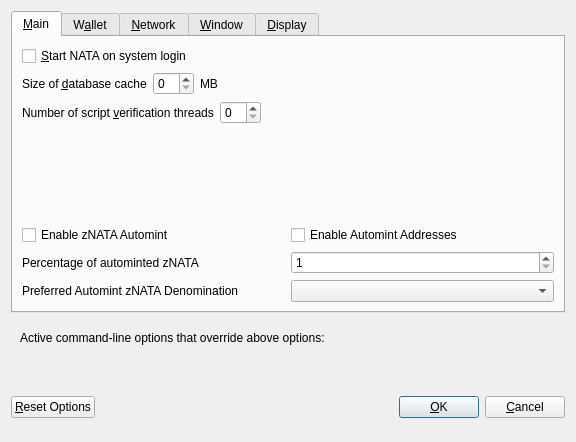
<?xml version="1.0" encoding="UTF-8"?>
<ui version="4.0">
 <class>OptionsDialog</class>
 <widget class="QDialog" name="OptionsDialog">
  <property name="geometry">
   <rect>
    <x>0</x>
    <y>0</y>
    <width>576</width>
    <height>442</height>
   </rect>
  </property>
  <property name="windowTitle">
   <string>Options</string>
  </property>
  <property name="modal">
   <bool>true</bool>
  </property>
  <layout class="QVBoxLayout" name="verticalLayout">
   <item>
    <widget class="QTabWidget" name="tabWidget">
     <property name="currentIndex">
      <number>0</number>
     </property>
     <widget class="QWidget" name="tabMain">
      <attribute name="title">
       <string>&amp;Main</string>
      </attribute>
      <layout class="QVBoxLayout" name="verticalLayout_Main">
       <item>
        <widget class="QCheckBox" name="bitcoinAtStartup">
         <property name="toolTip">
          <string>Automatically start NATA after logging in to the system.</string>
         </property>
         <property name="text">
          <string>&amp;Start NATA on system login</string>
         </property>
        </widget>
       </item>
       <item>
        <layout class="QHBoxLayout" name="horizontalLayout_2_Main">
         <item>
          <widget class="QLabel" name="databaseCacheLabel">
           <property name="text">
            <string>Size of &amp;database cache</string>
           </property>
           <property name="textFormat">
            <enum>Qt::PlainText</enum>
           </property>
           <property name="buddy">
            <cstring>databaseCache</cstring>
           </property>
          </widget>
         </item>
         <item>
          <widget class="QSpinBox" name="databaseCache"/>
         </item>
         <item>
          <widget class="QLabel" name="databaseCacheUnitLabel">
           <property name="text">
            <string>MB</string>
           </property>
           <property name="textFormat">
            <enum>Qt::PlainText</enum>
           </property>
          </widget>
         </item>
         <item>
          <spacer name="horizontalSpacer_2_Main">
           <property name="orientation">
            <enum>Qt::Horizontal</enum>
           </property>
           <property name="sizeHint" stdset="0">
            <size>
             <width>40</width>
             <height>20</height>
            </size>
           </property>
          </spacer>
         </item>
        </layout>
       </item>
       <item>
        <layout class="QHBoxLayout" name="horizontalLayout_3_Main">
         <item>
          <widget class="QLabel" name="threadsScriptVerifLabel">
           <property name="text">
            <string>Number of script &amp;verification threads</string>
           </property>
           <property name="textFormat">
            <enum>Qt::PlainText</enum>
           </property>
           <property name="buddy">
            <cstring>threadsScriptVerif</cstring>
           </property>
          </widget>
         </item>
         <item>
          <widget class="QSpinBox" name="threadsScriptVerif">
           <property name="toolTip">
            <string>(0 = auto, &lt;0 = leave that many cores free)</string>
           </property>
          </widget>
         </item>
         <item>
          <spacer name="horizontalSpacer_3_Main">
           <property name="orientation">
            <enum>Qt::Horizontal</enum>
           </property>
           <property name="sizeHint" stdset="0">
            <size>
             <width>40</width>
             <height>20</height>
            </size>
           </property>
          </spacer>
         </item>
        </layout>
       </item>
       <item>
        <spacer name="verticalSpacer_2">
         <property name="orientation">
          <enum>Qt::Vertical</enum>
         </property>
         <property name="sizeHint" stdset="0">
          <size>
           <width>20</width>
           <height>40</height>
          </size>
         </property>
        </spacer>
       </item>
       <item>
        <widget class="QWidget" name="verticalZnataOptionsWidget" native="true">
         <layout class="QVBoxLayout" name="verticalZnataOptionsLayout">
          <property name="margin">
           <number>0</number>
          </property>
          <item>
           <layout class="QHBoxLayout" name="horizontalAutomintingLayout">
            <item>
             <widget class="QCheckBox" name="checkBoxZeromintEnable">
              <property name="toolTip">
               <string>Enable automatic minting of NATA units to zNATA</string>
              </property>
              <property name="layoutDirection">
               <enum>Qt::LeftToRight</enum>
              </property>
              <property name="text">
               <string>Enable zNATA Automint</string>
              </property>
             </widget>
            </item>
            <item>
             <widget class="QCheckBox" name="checkBoxZeromintAddresses">
              <property name="toolTip">
               <string>Enable automatic zNATA minting from specific addresses</string>
              </property>
              <property name="layoutDirection">
               <enum>Qt::LeftToRight</enum>
              </property>
              <property name="text">
               <string>Enable Automint Addresses</string>
              </property>
             </widget>
            </item>
           </layout>
          </item>
          <item>
           <layout class="QHBoxLayout" name="horizontalZmintPercentageLayout">
            <item>
             <widget class="QLabel" name="percentage_label">
              <property name="toolTip">
               <string>Percentage of incoming NATA which get automatically converted to zNATA via Zerocoin Protocol (min: 10%)</string>
              </property>
              <property name="text">
               <string>Percentage of autominted zNATA</string>
              </property>
             </widget>
            </item>
            <item>
             <widget class="QSpinBox" name="zeromintPercentage">
              <property name="minimum">
               <number>1</number>
              </property>
              <property name="maximum">
               <number>100</number>
              </property>
             </widget>
            </item>
           </layout>
          </item>
          <item>
           <layout class="QHBoxLayout" name="horizontalLayout" stretch="0,0">
            <property name="sizeConstraint">
             <enum>QLayout::SetFixedSize</enum>
            </property>
            <item>
             <widget class="QLabel" name="labelPreferredDenom">
              <property name="maximumSize">
               <size>
                <width>16777215</width>
                <height>16777215</height>
               </size>
              </property>
              <property name="toolTip">
               <string>Wait with automatic conversion to Zerocoin until enough NATA for this denomination is available</string>
              </property>
              <property name="text">
               <string>Preferred Automint zNATA Denomination</string>
              </property>
             </widget>
            </item>
            <item>
             <widget class="QComboBox" name="preferredDenom">
              <property name="maximumSize">
               <size>
                <width>16777215</width>
                <height>27</height>
               </size>
              </property>
              <property name="toolTip">
               <string>Wait with automatic conversion to Zerocoin until enough NATA for this denomination is available</string>
              </property>
              <property name="maxVisibleItems">
               <number>9</number>
              </property>
              <property name="maxCount">
               <number>9</number>
              </property>
             </widget>
            </item>
           </layout>
          </item>
         </layout>
        </widget>
       </item>
      </layout>
     </widget>
     <widget class="QWidget" name="tabWallet">
      <attribute name="title">
       <string>W&amp;allet</string>
      </attribute>
      <layout class="QVBoxLayout" name="verticalLayout_Wallet">
       <item>
        <layout class="QHBoxLayout" name="horizontalLayout_2_Wallet">
         <item>
          <widget class="QLabel" name="labelStakeSplitThresholdText">
           <property name="text">
            <string>Stake split threshold:</string>
           </property>
          </widget>
         </item>
         <item>
          <widget class="QSpinBox" name="spinBoxStakeSplitThreshold">
           <property name="minimum">
            <number>1</number>
           </property>
           <property name="maximum">
            <number>999999</number>
           </property>
          </widget>
         </item>
        </layout>
       </item>
       <item>
        <widget class="QGroupBox" name="groupBox">
         <property name="title">
          <string>Expert</string>
         </property>
         <layout class="QVBoxLayout" name="verticalLayout_2">
          <item>
           <widget class="QCheckBox" name="coinControlFeatures">
            <property name="toolTip">
             <string>Whether to show coin control features or not.</string>
            </property>
            <property name="text">
             <string>Enable coin &amp;control features</string>
            </property>
           </widget>
          </item>
          <item>
           <widget class="QCheckBox" name="showMasternodesTab">
            <property name="toolTip">
             <string>Show additional tab listing all your masternodes in first sub-tab&lt;br/&gt;and all masternodes on the network in second sub-tab.</string>
            </property>
            <property name="text">
             <string>Show Masternodes Tab</string>
            </property>
           </widget>
          </item>
          <item>
           <widget class="QCheckBox" name="spendZeroConfChange">
            <property name="toolTip">
             <string>If you disable the spending of unconfirmed change, the change from a transaction&lt;br/&gt;cannot be used until that transaction has at least one confirmation.&lt;br/&gt;This also affects how your balance is computed.</string>
            </property>
            <property name="text">
             <string>&amp;Spend unconfirmed change</string>
            </property>
           </widget>
          </item>
         </layout>
        </widget>
       </item>
       <item>
        <spacer name="verticalSpacer_Wallet">
         <property name="orientation">
          <enum>Qt::Vertical</enum>
         </property>
         <property name="sizeHint" stdset="0">
          <size>
           <width>20</width>
           <height>40</height>
          </size>
         </property>
        </spacer>
       </item>
      </layout>
     </widget>
     <widget class="QWidget" name="tabNetwork">
      <attribute name="title">
       <string>&amp;Network</string>
      </attribute>
      <layout class="QVBoxLayout" name="verticalLayout_Network">
       <item>
        <widget class="QCheckBox" name="mapPortUpnp">
         <property name="toolTip">
          <string>Automatically open the NATA client port on the router. This only works when your router supports UPnP and it is enabled.</string>
         </property>
         <property name="text">
          <string>Map port using &amp;UPnP</string>
         </property>
        </widget>
       </item>
       <item>
        <widget class="QCheckBox" name="allowIncoming">
         <property name="toolTip">
          <string>Accept connections from outside</string>
         </property>
         <property name="text">
          <string>Allow incoming connections</string>
         </property>
        </widget>
       </item>
       <item>
        <widget class="QCheckBox" name="connectSocks">
         <property name="toolTip">
          <string>Connect to the NATA network through a SOCKS5 proxy.</string>
         </property>
         <property name="text">
          <string>&amp;Connect through SOCKS5 proxy (default proxy):</string>
         </property>
        </widget>
       </item>
       <item>
        <layout class="QHBoxLayout" name="horizontalLayout_1_Network">
         <item>
          <widget class="QLabel" name="proxyIpLabel">
           <property name="text">
            <string>Proxy &amp;IP:</string>
           </property>
           <property name="textFormat">
            <enum>Qt::PlainText</enum>
           </property>
           <property name="buddy">
            <cstring>proxyIp</cstring>
           </property>
          </widget>
         </item>
         <item>
          <widget class="QValidatedLineEdit" name="proxyIp">
           <property name="minimumSize">
            <size>
             <width>140</width>
             <height>0</height>
            </size>
           </property>
           <property name="maximumSize">
            <size>
             <width>140</width>
             <height>16777215</height>
            </size>
           </property>
           <property name="toolTip">
            <string>IP address of the proxy (e.g. IPv4: 127.0.0.1 / IPv6: ::1)</string>
           </property>
          </widget>
         </item>
         <item>
          <widget class="QLabel" name="proxyPortLabel">
           <property name="text">
            <string>&amp;Port:</string>
           </property>
           <property name="textFormat">
            <enum>Qt::PlainText</enum>
           </property>
           <property name="buddy">
            <cstring>proxyPort</cstring>
           </property>
          </widget>
         </item>
         <item>
          <widget class="QLineEdit" name="proxyPort">
           <property name="minimumSize">
            <size>
             <width>55</width>
             <height>0</height>
            </size>
           </property>
           <property name="maximumSize">
            <size>
             <width>55</width>
             <height>16777215</height>
            </size>
           </property>
           <property name="toolTip">
            <string>Port of the proxy (e.g. 9050)</string>
           </property>
          </widget>
         </item>
         <item>
          <spacer name="horizontalSpacer_1_Network">
           <property name="orientation">
            <enum>Qt::Horizontal</enum>
           </property>
           <property name="sizeHint" stdset="0">
            <size>
             <width>40</width>
             <height>20</height>
            </size>
           </property>
          </spacer>
         </item>
        </layout>
       </item>
       <item>
        <spacer name="verticalSpacer_Network">
         <property name="orientation">
          <enum>Qt::Vertical</enum>
         </property>
         <property name="sizeHint" stdset="0">
          <size>
           <width>20</width>
           <height>40</height>
          </size>
         </property>
        </spacer>
       </item>
      </layout>
     </widget>
     <widget class="QWidget" name="tabWindow">
      <attribute name="title">
       <string>&amp;Window</string>
      </attribute>
      <layout class="QVBoxLayout" name="verticalLayout_Window">
       <item>
        <widget class="QCheckBox" name="minimizeToTray">
         <property name="toolTip">
          <string>Show only a tray icon after minimizing the window.</string>
         </property>
         <property name="text">
          <string>&amp;Minimize to the tray instead of the taskbar</string>
         </property>
        </widget>
       </item>
       <item>
        <widget class="QCheckBox" name="minimizeOnClose">
         <property name="toolTip">
          <string>Minimize instead of exit the application when the window is closed. When this option is enabled, the application will be closed only after selecting Quit in the menu.</string>
         </property>
         <property name="text">
          <string>M&amp;inimize on close</string>
         </property>
        </widget>
       </item>
       <item>
        <spacer name="verticalSpacer_Window">
         <property name="orientation">
          <enum>Qt::Vertical</enum>
         </property>
         <property name="sizeHint" stdset="0">
          <size>
           <width>20</width>
           <height>40</height>
          </size>
         </property>
        </spacer>
       </item>
      </layout>
     </widget>
     <widget class="QWidget" name="tabDisplay">
      <attribute name="title">
       <string>&amp;Display</string>
      </attribute>
      <layout class="QVBoxLayout" name="verticalLayout_Display">
       <item>
        <layout class="QHBoxLayout" name="horizontalLayout_1_Display">
         <item>
          <widget class="QLabel" name="langLabel">
           <property name="text">
            <string>User Interface &amp;language:</string>
           </property>
           <property name="textFormat">
            <enum>Qt::PlainText</enum>
           </property>
           <property name="buddy">
            <cstring>lang</cstring>
           </property>
          </widget>
         </item>
         <item>
          <widget class="QValueComboBox" name="lang">
           <property name="toolTip">
            <string>The user interface language can be set here. This setting will take effect after restarting NATA.</string>
           </property>
          </widget>
         </item>
        </layout>
       </item>
       <item>
        <widget class="QLabel" name="label_3">
         <property name="toolTip">
          <string notr="true"/>
         </property>
         <property name="statusTip">
          <string notr="true"/>
         </property>
         <property name="whatsThis">
          <string notr="true"/>
         </property>
         <property name="accessibleName">
          <string notr="true"/>
         </property>
         <property name="text">
          <string>Language missing or translation incomplete? Help contributing translations here:
https://discord.gg/ARRRgQzpdZ</string>
         </property>
         <property name="wordWrap">
          <bool>true</bool>
         </property>
         <property name="openExternalLinks">
          <bool>true</bool>
         </property>
         <property name="textInteractionFlags">
          <set>Qt::TextBrowserInteraction</set>
         </property>
        </widget>
       </item>
       <item>
        <layout class="QHBoxLayout" name="horizontalLayout_2_Display" stretch="0,0">
         <item>
          <widget class="QLabel" name="themeLabel">
           <property name="text">
            <string>User Interface Theme:</string>
           </property>
          </widget>
         </item>
         <item>
          <widget class="QValueComboBox" name="theme"/>
         </item>
        </layout>
       </item>
       <item>
        <widget class="QWidget" name="verticalZnataDisplayWidget" native="true">
         <layout class="QVBoxLayout" name="verticalZnataDisplayLayout">
          <property name="margin">
           <number>0</number>
          </property>
          <item>
           <widget class="Line" name="line">
            <property name="orientation">
             <enum>Qt::Horizontal</enum>
            </property>
           </widget>
          </item>
          <item>
           <layout class="QHBoxLayout" name="horizontalLayout_3_Display">
            <item>
             <widget class="QLabel" name="unitLabel">
              <property name="text">
               <string>Unit to show amounts in:</string>
              </property>
              <property name="textFormat">
               <enum>Qt::PlainText</enum>
              </property>
             </widget>
            </item>
            <item>
             <widget class="QValueComboBox" name="unit">
              <property name="toolTip">
               <string>Choose the default subdivision unit to show in the interface and when sending coins.</string>
              </property>
             </widget>
            </item>
           </layout>
          </item>
          <item>
           <layout class="QHBoxLayout" name="horizontalLayout_4_Display">
            <item>
             <widget class="QLabel" name="digitsLabel">
              <property name="text">
               <string>Decimal digits</string>
              </property>
             </widget>
            </item>
            <item>
             <widget class="QValueComboBox" name="digits"/>
            </item>
           </layout>
          </item>
          <item>
           <layout class="QHBoxLayout" name="horizontalLayout_5_Display">
            <item>
             <widget class="QCheckBox" name="checkBoxHideZeroBalances">
              <property name="toolTip">
               <string>Hide empty balances</string>
              </property>
              <property name="layoutDirection">
               <enum>Qt::LeftToRight</enum>
              </property>
              <property name="text">
               <string>Hide empty balances</string>
              </property>
             </widget>
            </item>
            <item>
             <widget class="QCheckBox" name="checkBoxHideOrphans">
              <property name="toolTip">
               <string>Hide orphan stakes in transaction lists</string>
              </property>
              <property name="text">
               <string>Hide orphan stakes</string>
              </property>
             </widget>
            </item>
            <item>
             <spacer name="horizontalSpacer">
              <property name="orientation">
               <enum>Qt::Horizontal</enum>
              </property>
              <property name="sizeHint" stdset="0">
               <size>
                <width>40</width>
                <height>20</height>
               </size>
              </property>
             </spacer>
            </item>
           </layout>
          </item>
          <item>
           <layout class="QHBoxLayout" name="horizontalLayout_6_Display">
            <item>
             <widget class="QLabel" name="thirdPartyTxUrlsLabel">
              <property name="toolTip">
               <string>Third party URLs (e.g. a block explorer) that appear in the transactions tab as context menu items. %s in the URL is replaced by transaction hash. Multiple URLs are separated by vertical bar |.</string>
              </property>
              <property name="text">
               <string>Third party transaction URLs</string>
              </property>
             </widget>
            </item>
            <item>
             <widget class="QLineEdit" name="thirdPartyTxUrls">
              <property name="toolTip">
               <string>Third party URLs (e.g. a block explorer) that appear in the transactions tab as context menu items. %s in the URL is replaced by transaction hash. Multiple URLs are separated by vertical bar |.</string>
              </property>
             </widget>
            </item>
           </layout>
          </item>
         </layout>
        </widget>
       </item>
       <item>
        <spacer name="verticalSpacer">
         <property name="orientation">
          <enum>Qt::Vertical</enum>
         </property>
         <property name="sizeHint" stdset="0">
          <size>
           <width>20</width>
           <height>40</height>
          </size>
         </property>
        </spacer>
       </item>
      </layout>
     </widget>
    </widget>
   </item>
   <item>
    <widget class="QFrame" name="frame">
     <layout class="QVBoxLayout" name="verticalLayout_Bottom">
      <item>
       <layout class="QHBoxLayout" name="horizontalLayout_Bottom">
        <item>
         <widget class="QLabel" name="overriddenByCommandLineInfoLabel">
          <property name="text">
           <string>Active command-line options that override above options:</string>
          </property>
          <property name="textFormat">
           <enum>Qt::PlainText</enum>
          </property>
         </widget>
        </item>
        <item>
         <spacer name="horizontalSpacer_Bottom">
          <property name="orientation">
           <enum>Qt::Horizontal</enum>
          </property>
          <property name="sizeHint" stdset="0">
           <size>
            <width>40</width>
            <height>20</height>
           </size>
          </property>
         </spacer>
        </item>
       </layout>
      </item>
      <item>
       <widget class="QLabel" name="overriddenByCommandLineLabel">
        <property name="text">
         <string/>
        </property>
        <property name="textFormat">
         <enum>Qt::PlainText</enum>
        </property>
        <property name="wordWrap">
         <bool>true</bool>
        </property>
       </widget>
      </item>
     </layout>
    </widget>
   </item>
   <item>
    <layout class="QHBoxLayout" name="horizontalLayout_Buttons">
     <item>
      <widget class="QPushButton" name="resetButton">
       <property name="toolTip">
        <string>Reset all client options to default.</string>
       </property>
       <property name="text">
        <string>&amp;Reset Options</string>
       </property>
       <property name="autoDefault">
        <bool>false</bool>
       </property>
      </widget>
     </item>
     <item>
      <spacer name="horizontalSpacer_1">
       <property name="orientation">
        <enum>Qt::Horizontal</enum>
       </property>
       <property name="sizeHint" stdset="0">
        <size>
         <width>40</width>
         <height>48</height>
        </size>
       </property>
      </spacer>
     </item>
     <item>
      <widget class="QLabel" name="statusLabel">
       <property name="minimumSize">
        <size>
         <width>200</width>
         <height>0</height>
        </size>
       </property>
       <property name="font">
        <font>
         <weight>75</weight>
         <bold>true</bold>
        </font>
       </property>
       <property name="text">
        <string/>
       </property>
       <property name="textFormat">
        <enum>Qt::PlainText</enum>
       </property>
       <property name="wordWrap">
        <bool>true</bool>
       </property>
      </widget>
     </item>
     <item>
      <spacer name="horizontalSpacer_2">
       <property name="orientation">
        <enum>Qt::Horizontal</enum>
       </property>
       <property name="sizeHint" stdset="0">
        <size>
         <width>40</width>
         <height>48</height>
        </size>
       </property>
      </spacer>
     </item>
     <item>
      <widget class="QPushButton" name="okButton">
       <property name="text">
        <string>&amp;OK</string>
       </property>
       <property name="autoDefault">
        <bool>false</bool>
       </property>
       <property name="default">
        <bool>true</bool>
       </property>
      </widget>
     </item>
     <item>
      <widget class="QPushButton" name="cancelButton">
       <property name="text">
        <string>&amp;Cancel</string>
       </property>
       <property name="autoDefault">
        <bool>false</bool>
       </property>
      </widget>
     </item>
    </layout>
   </item>
  </layout>
 </widget>
 <customwidgets>
  <customwidget>
   <class>QValidatedLineEdit</class>
   <extends>QLineEdit</extends>
   <header>qvalidatedlineedit.h</header>
  </customwidget>
  <customwidget>
   <class>QValueComboBox</class>
   <extends>QComboBox</extends>
   <header>qvaluecombobox.h</header>
  </customwidget>
 </customwidgets>
 <resources/>
 <connections/>
</ui>
